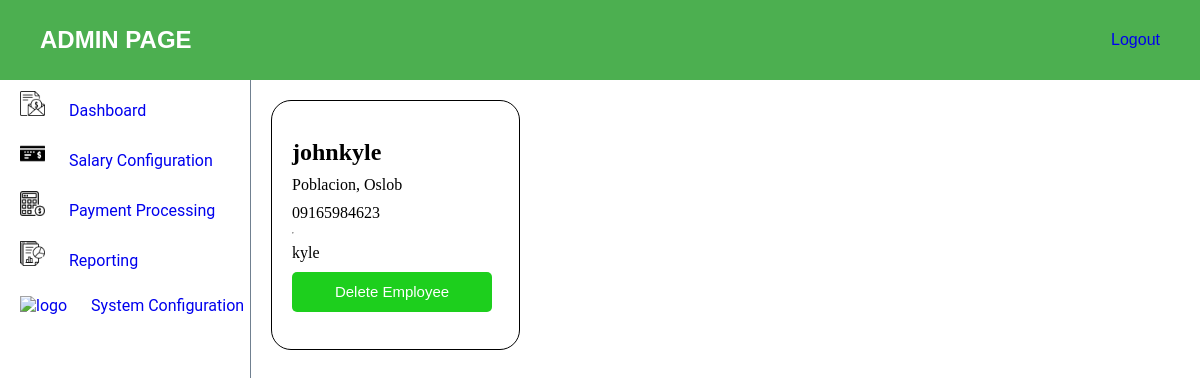
The app's page /admin-dashboard with its own data.
### myapp/models.py (models this page shows, shortened)
class Employee(AbstractUser):
    name = models.CharField(max_length=255)
    email = models.EmailField()
    contact = models.CharField(max_length=15)
    address = models.TextField()
    username = models.CharField(max_length=255, unique=True)
    password = models.CharField(max_length=128)
    groups = models.ManyToManyField('auth.Group', related_name='employee_groups', blank=True)
    user_permissions = models.ManyToManyField('auth.Permission', related_name='employee_permissions', blank=True)

### myapp/views.py (the view)
# urls.py: path("admin-dashboard", views.admin_view, name="admin_view"),
def admin_view(request):
    employees = Employee.objects.all()
    return render(request, 'admin-view/admin.html', {
        'employees' : employees
    })

### myapp/templates/admin-view/admin.html (shortened to what this page needs)
{% load static %}
<!DOCTYPE html>
<html lang="en">
<head>
    <link rel="stylesheet" href="{% static 'css/navbar.css' %}">
    <link rel="stylesheet" href="{% static 'css/dashboard.css' %}">
    <link rel="stylesheet" href="{% static 'css/admin.css' %}">
    <link rel="stylesheet" href="{% static 'css/admin-dashboard.css' %}">
</head>
<body>
    <div class="admin-header">
        <h2>ADMIN PAGE</h2>
        <a href="{% url 'user_login' %}">Logout</a>
    </div>
    <div class="page-content">
        <aside class="aside-content">
            <ul class="aside-nav">
                <li class="aside-nav-items"><a href="{% url 'admin_view' %}">
                    <img class="sidenav-logo" src="{% static 'images/salary.png' %}" alt="logo">
                    Dashboard
                </a></li>
                <li class="aside-nav-items"><a href="{% url 'salary_config' %}">
                    <img class="sidenav-logo" src="{% static 'images/bank-check.png' %}" alt="logo">
                    Salary Configuration
                </a></li>
                <li class="aside-nav-items"><a href="{% url 'payment_proc' %}">
                    <img class="sidenav-logo" src="{% static 'images/calculator.png' %}" alt="logo">
                    Payment Processing
                </a></li>
                <li class="aside-nav-items"><a href="{% url 'reporting' %}">
                    <img class="sidenav-logo" src="{% static 'images/report.png' %}" alt="logo">
                    Reporting
                </a></li>
                <li class="aside-nav-items"><a href="{% url 'system_config' %}">
                    <img class="sidenav-logo" src="{% static 'images/system.png' %}" alt="logo">
                    System Configuration
                </a></li>
            </ul>
        </aside>
        <section class="admin-content">
            <div class="card-container">
                {% for employee in employees %}
                    <div class="card-content">
                        <h1>{{ employee.name }}</h1>
                        <p>{{ employee.address }}</p>
                        <p>{{ employee.contact }}</p>
                        <hr>
                        <p>{{ employee.username }}</p>
                        <a href="{% url 'delete_employee' username=employee.username %}"><button>Delete Employee</button></a>
                    </div>
                {% endfor %}
            </div>
        </section>
    </div>
</body>
</html>

### myapp/static/css/navbar.css (style rules this page uses)
* { box-sizing: border-box; padding: 0; margin: 0; }
.page-content { height: calc(100vh - 160px); width: 100vw; display: flex; flex-direction: row; }
.aside-content { height: calc(100vh - 80px); width: 250px; }
.aside-nav { display: flex; flex-direction: column; }
.aside-nav-items { list-style-type: none; width: 250px; height: 50px; display: flex; justify-content: flex-start; align-items: center; font-family: 'Roboto', sans-serif; color: black; align-self: flex-start; margin-left: 20px; }
.sidenav-logo { height: 25px; width: 25px; margin-right: 20px; }
a { text-decoration: none; }

### myapp/static/css/admin.css (style rules this page uses)
* { box-sizing: border-box; padding: 0; margin: 0; }
.admin-header { height: 80px; width: 100vw; background-color: #4CAF50; display: flex; justify-content: space-between; align-items: center; padding: 0 40px 0 40px; font-family: 'Popppins', sans-serif; color: white; }
.admin-content { height: calc(100vh - 80px); width: calc(100vw - 250px); border-left: solid 1px; border-color: slategray; overflow-y: auto; scrollbar-width: thin; scrollbar-color: #ccc #f0f0f0; }

### myapp/static/css/admin-dashboard.css (style rules this page uses)
* { box-sizing: border-box; margin: 0; padding: 0; }
.card-container { display: flex; flex-wrap: wrap; padding: 20px; gap: 20px; }
.card-content { height: 250px; width: 249px; border: solid black 1px; border-radius: 20px; display: flex; flex-direction: column; justify-content: center; align-items: flex-start; padding: 20px; gap: 10px; }
.card-content button { height: 40px; width: 200px; background-color: rgb(29, 207, 29); border-radius: 5px; color: white; border: none; cursor: pointer; font-size: 15px; }

### records on screen
Employee: name "johnkyle", address "Poblacion, Oslob", contact "09165984623", username "kyle"
